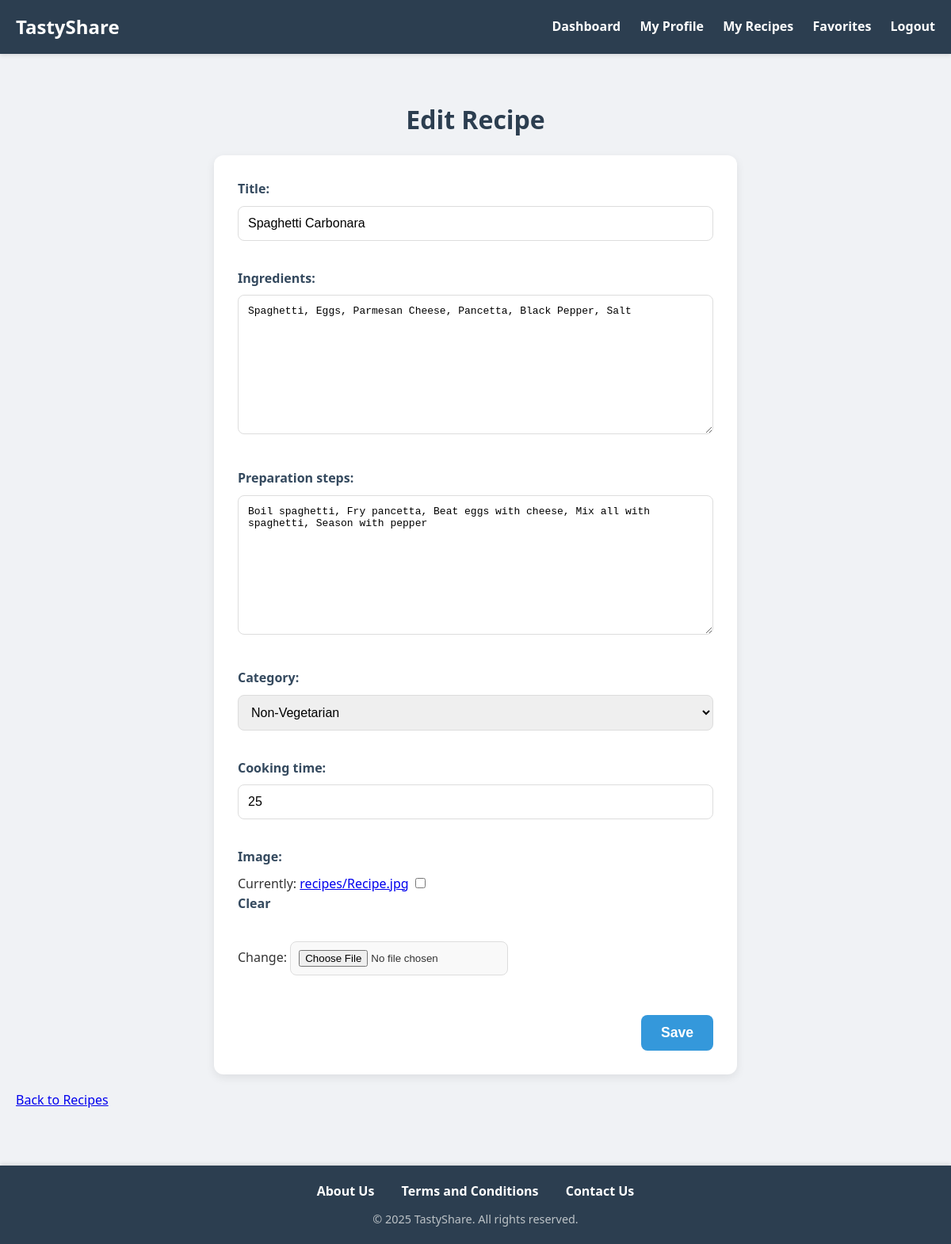
The app's page /recipes/2/edit/ (signed in) with its own data.
### myapp/models.py (models this page shows, shortened)
class Recipe(models.Model):
    CATEGORY_CHOICES = [
        ('Vegetarian', 'Vegetarian'),
        ('Vegan', 'Vegan'),
        ('Non-Vegetarian', 'Non-Vegetarian'),
        ('Desserts', 'Desserts'),
        ('Snacks', 'Snacks'),
    ]
    STATUS_CHOICES = [
        ('Pending', 'Pending'),
        ('Approved', 'Approved'),
        ('Rejected', 'Rejected'),
    ]
    recipe_id = models.AutoField(primary_key=True)
    user = models.ForeignKey(UserRegister, on_delete=models.CASCADE)
    title = models.CharField(max_length=200)
    ingredients = models.TextField()
    preparation_steps = models.TextField()
    category = models.CharField(max_length=20, choices=CATEGORY_CHOICES)
    cooking_time = models.IntegerField()
    image = models.ImageField(upload_to="recipes/", blank=True, null=True)
    status = models.CharField(max_length=10, choices=STATUS_CHOICES, default='Pending')
    created_at = models.DateTimeField(default=timezone.now)
    updated_at = models.DateTimeField(auto_now=True)

### myapp/views.py (the view)
# urls.py: path("recipes/<int:pk>/edit/", views.recipe_update, name="recipe_update"),
def recipe_update(request, pk):
    if not request.session.get("user_id"):
        return redirect("login")
    recipe = get_object_or_404(Recipe, pk=pk, user_id=request.session["user_id"])
    if request.method == "POST":
        form = RecipeForm(request.POST, request.FILES, instance=recipe)  # include request.FILES
        if form.is_valid():
            form.save()
            messages.success(request, "Recipe updated successfully.")
            return redirect("recipe_list")
    else:
        form = RecipeForm(instance=recipe)
    return render(request, "recipe_form.html", {"form": form, "title": "Edit Recipe"})

### myapp/forms.py
class RecipeForm(forms.ModelForm):
    class Meta:
        model = Recipe
        fields = ['title', 'ingredients', 'preparation_steps', 'category', 'cooking_time', 'image']

### templates/recipe_form.html (shortened to what this page needs)
{% extends "base.html" %}
{% block content %}
<h2>{{ title }}</h2>
<form class="form-container" method="POST" enctype="multipart/form-data">
  {{ form.as_p }}
  <button type="submit">Save</button>
</form>
<a href="{% url 'recipe_list' %}">Back to Recipes</a>
{% endblock %}

### templates/base.html (style rules this page uses)
body { font-family: 'Segoe UI', Tahoma, Geneva, Verdana, sans-serif; margin: 0; padding: 0; background: #f0f2f5; color: #333; line-height: 1.6; }
form label { display: block; margin-bottom: 8px; font-weight: 600; color: #555; }
input[type="text"], input[type="email"], input[type="password"], input[type="number"], select, textarea { width: 100%; padding: 12px; margin-bottom: 20px; border: 1px solid #ddd; border-radius: 6px; font-size: 16px; box-sizing: border-box; transition: border-color 0.3s; }
input[type="file"] { margin-bottom: 20px; }
textarea { min-height: 120px; resize: vertical; }

### templates/recipe_form.html (style rules this page uses)
.form-container { background-color: #ffffff; border-radius: 12px; box-shadow: 0 4px 12px rgba(0, 0, 0, 0.08); padding: 30px; max-width: 600px; margin: 20px auto; }
h2 { color: #2c3e50; font-size: 2em; margin-bottom: 20px; text-align: center; }
form { display: flex; flex-direction: column; gap: 15px; }
form p { margin: 0; }
form p label { display: block; margin-bottom: 8px; font-weight: 600; color: #34495e; }
form input[type="text"], form input[type="number"], form select, form textarea { width: 100%; padding: 12px; border: 1px solid #ddd; border-radius: 8px; box-sizing: border-box; font-size: 1em; transition: border-color 0.3s, box-shadow 0.3s; }
form input[type="file"] { border: 1px solid #ddd; border-radius: 8px; padding: 10px; background-color: #f9f9f9; }
form button[type="submit"] { align-self: flex-end; background-color: #3498db; color: white; padding: 12px 25px; border: none; border-radius: 8px; font-size: 1.1em; font-weight: 600; cursor: pointer; margin-top: 15px; transition: background-color 0.3s, transform 0.2s; }

### records on screen
Recipe: title "Spaghetti Carbonara", ingredients "Spaghetti, Eggs, Parmesan Cheese, Pancetta, Black Pepper, Salt", preparation_steps "Boil spaghetti, Fry pancetta, Beat eggs with cheese, Mix all with spaghetti, Season with pepper", category "Non-Vegetarian", cooking_time "25"

### other values on screen
{{ title }} "Edit Recipe"
